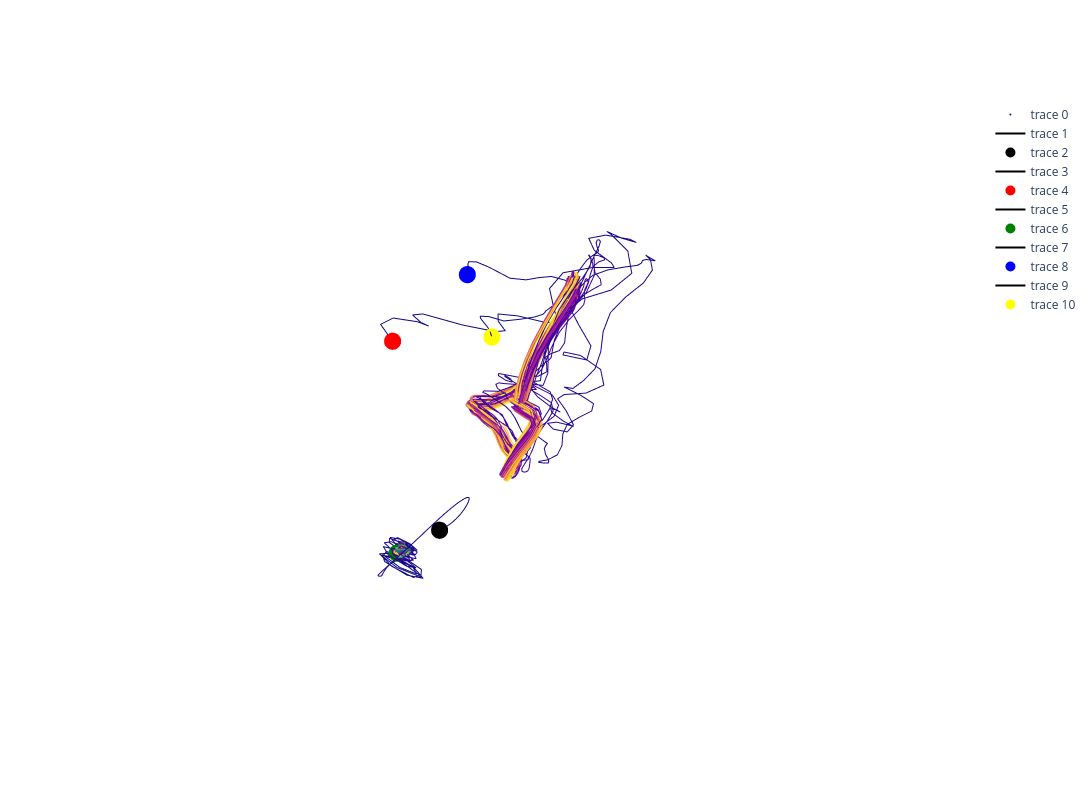

Notebook cell for this chart:
### Code cell
fig = go.Figure(data=go.Scatter3d(
    x=original_attractor_pca[:,0],
    y=original_attractor_pca[:,1],
    z=original_attractor_pca[:,2],
    mode='markers',
    marker=dict(
        size=2,
        opacity=1.0,
        colorscale="viridis",
        color=np.arange(0,len(original_attractor_pca))
    )

))

fig.update_traces(selector=dict(mode='markers'))

begin_n = 170 #Typically 2
for id, add_path in enumerate(add_paths):
    fig.add_scatter3d(
        x=add_path[begin_n:,0],
        y=add_path[begin_n:,1],
        z=add_path[begin_n:,2],
        mode='lines',
        line=dict(

            colorscale="plasma",
            color=np.arange(0,len(add_path[begin_n:]))
        )
    )

    fig.update_traces(selector=dict(mode='line'))

    fig.add_scatter3d(
        x=add_path[begin_n:begin_n+1,0],
        y=add_path[begin_n:begin_n+1,1],
        z=add_path[begin_n:begin_n+1,2],
        mode='markers',
        marker=dict(
            size=10,
            color=["black", "red", "green", "blue", "yellow"][id]
        )
    )

    fig.update_traces(selector=dict(mode='markers'))

# Update the layout to set width and height
fig.update_layout(
    autosize=False,
    width=1200,  # Set the desired width in pixels
    height=800, # Set the desired height in pixels
    margin=dict(l=50, r=50, b=100, t=100, pad=4), # Optional: adjust margins
    scene=dict(
        xaxis=dict(visible=False),
        yaxis=dict(visible=False),
        zaxis=dict(visible=False)
    )
)

fig.show()

### Figure 1 — Plotly figure (JSON) as saved in the notebook; plotly's stock layout.template omitted (floating-point values rounded to 4 significant figures; data arrays with more than 128 entries replaced by an {"elided": "..."} marker saying what was removed)
{"data": [{"marker": {"color": {"elided": "2001 int values"}, "colorscale": [[0, "#440154"], [0.1111, "#482878"], [0.2222, "#3e4989"], [0.3333, "#31688e"], [0.4444, "#26828e"], [0.5556, "#1f9e89"], [0.6667, "#35b779"], [0.7778, "#6ece58"], [0.8889, "#b5de2b"], [1, "#fde725"]], "opacity": 1, "size": 2}, "mode": "markers", "type": "scatter3d", "x": {"elided": "2001 float values"}, "y": {"elided": "2001 float values"}, "z": {"elided": "2001 float values"}}, {"line": {"color": {"elided": "1331 int values"}, "colorscale": [[0, "#0d0887"], [0.1111, "#46039f"], [0.2222, "#7201a8"], [0.3333, "#9c179e"], [0.4444, "#bd3786"], [0.5556, "#d8576b"], [0.6667, "#ed7953"], [0.7778, "#fb9f3a"], [0.8889, "#fdca26"], [1, "#f0f921"]]}, "mode": "lines", "type": "scatter3d", "x": {"elided": "1331 float values"}, "y": {"elided": "1331 float values"}, "z": {"elided": "1331 float values"}}, {"marker": {"color": "black", "size": 10}, "mode": "markers", "type": "scatter3d", "x": [-244.9], "y": [189.1], "z": [186.5]}, {"line": {"color": {"elided": "1331 int values"}, "colorscale": [[0, "#0d0887"], [0.1111, "#46039f"], [0.2222, "#7201a8"], [0.3333, "#9c179e"], [0.4444, "#bd3786"], [0.5556, "#d8576b"], [0.6667, "#ed7953"], [0.7778, "#fb9f3a"], [0.8889, "#fdca26"], [1, "#f0f921"]]}, "mode": "lines", "type": "scatter3d", "x": {"elided": "1331 float values"}, "y": {"elided": "1331 float values"}, "z": {"elided": "1331 float values"}}, {"marker": {"color": "red", "size": 10}, "mode": "markers", "type": "scatter3d", "x": [-381.0], "y": [-382.3], "z": [1663.0]}, {"line": {"color": {"elided": "1331 int values"}, "colorscale": [[0, "#0d0887"], [0.1111, "#46039f"], [0.2222, "#7201a8"], [0.3333, "#9c179e"], [0.4444, "#bd3786"], [0.5556, "#d8576b"], [0.6667, "#ed7953"], [0.7778, "#fb9f3a"], [0.8889, "#fdca26"], [1, "#f0f921"]]}, "mode": "lines", "type": "scatter3d", "x": {"elided": "1331 float values"}, "y": {"elided": "1331 float values"}, "z": {"elided": "1331 float values"}}, {"marker": {"color": "green", "size": 10}, "mode": "markers", "type": "scatter3d", "x": [41.17], "y": [-29.92], "z": [-30.01]}, {"line": {"color": {"elided": "1331 int values"}, "colorscale": [[0, "#0d0887"], [0.1111, "#46039f"], [0.2222, "#7201a8"], [0.3333, "#9c179e"], [0.4444, "#bd3786"], [0.5556, "#d8576b"], [0.6667, "#ed7953"], [0.7778, "#fb9f3a"], [0.8889, "#fdca26"], [1, "#f0f921"]]}, "mode": "lines", "type": "scatter3d", "x": {"elided": "1331 float values"}, "y": {"elided": "1331 float values"}, "z": {"elided": "1331 float values"}}, {"marker": {"color": "blue", "size": 10}, "mode": "markers", "type": "scatter3d", "x": [-1331.0], "y": [-591.1], "z": [1818.0]}, {"line": {"color": {"elided": "1331 int values"}, "colorscale": [[0, "#0d0887"], [0.1111, "#46039f"], [0.2222, "#7201a8"], [0.3333, "#9c179e"], [0.4444, "#bd3786"], [0.5556, "#d8576b"], [0.6667, "#ed7953"], [0.7778, "#fb9f3a"], [0.8889, "#fdca26"], [1, "#f0f921"]]}, "mode": "lines", "type": "scatter3d", "x": {"elided": "1331 float values"}, "y": {"elided": "1331 float values"}, "z": {"elided": "1331 float values"}}, {"marker": {"color": "yellow", "size": 10}, "mode": "markers", "type": "scatter3d", "x": [-665.0], "y": [401.1], "z": [1906.0]}], "layout": {"autosize": false, "height": 800, "margin": {"b": 100, "l": 50, "pad": 4, "r": 50, "t": 100}, "scene": {"xaxis": {"visible": false}, "yaxis": {"visible": false}, "zaxis": {"visible": false}}, "width": 1200}}
